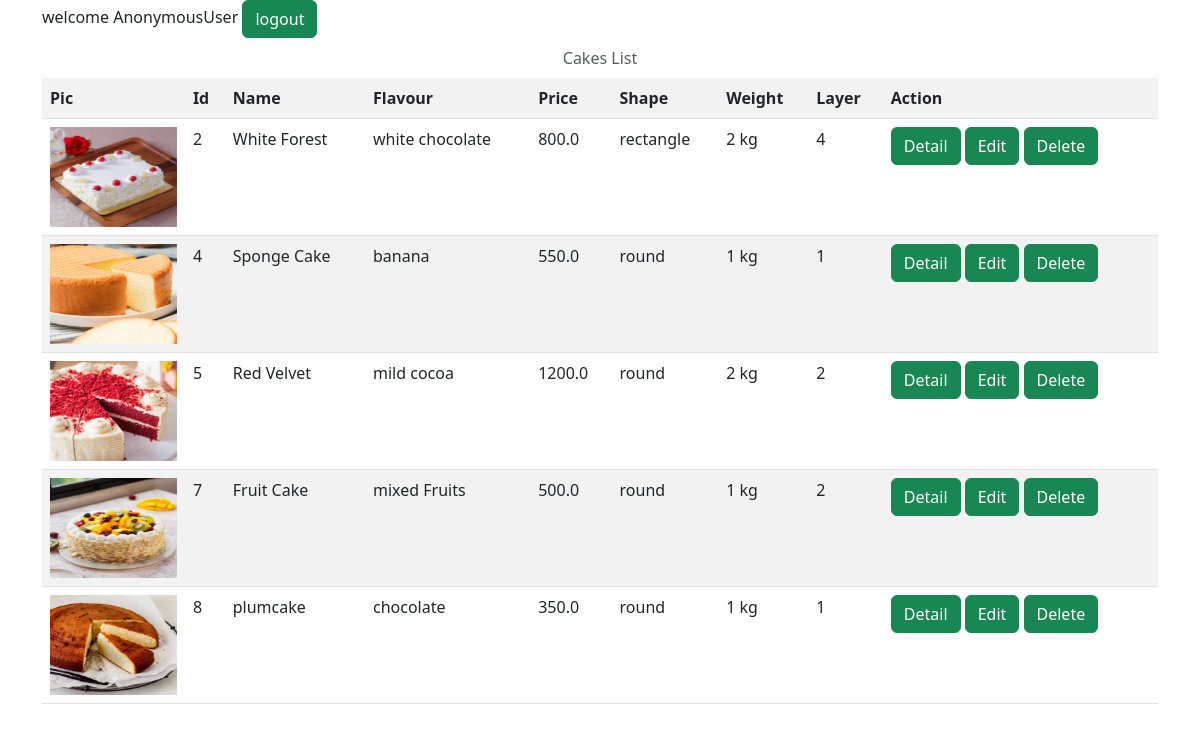
The app's page /cakes/all/ with its own data.
### myapp/models.py (models this page shows, shortened)
class Cakes(models.Model):
    name=models.CharField(max_length=250)
    flavour=models.CharField(max_length=200)
    price=models.FloatField()
    shape=models.CharField(max_length=230)
    weight=models.CharField(max_length=250)
    layer=models.CharField(max_length=200)
    pic=models.ImageField(upload_to="images",null=True,blank=True)

### myapp/views.py (the view)
# urls.py: path("cakes/all/",views.CakeListView.as_view(),name="cake-list"),
class CakeListView(View):
    def get(self,request,*args,**kwargs):
        qs=Cakes.objects.all()
        return render(request,"cake-list.html",{"cakes":qs})

### myapp/templates/cake-list.html (shortened to what this page needs)
<!DOCTYPE html>
<html lang="en">
<head>
    <link href="https://cdn.jsdelivr.net/npm/bootstrap@5.3.0-alpha1/dist/css/bootstrap.min.css" rel="stylesheet">
</head>
<body>
    <div class="container">
        <table class="table table-striped">
            <a href="{%url 'signout'%}" class="btn btn-success">logout</a>
            <caption class="caption-top text-center">Cakes List</caption>
            <tr>
                <th>Pic</th>
                <th>Id</th>
                <th>Name</th>
                <th>Flavour</th>
                <th>Price</th>
                <th>Shape</th>
                <th>Weight</th>
                <th>Layer</th>
                <th>Action</th>
            </tr>
            {%for c in cakes%}
            <tr>
                <td>
                    {%if c.pic%}
                    <img src="{{c.pic.url}}" alt="" width="100%" height="100px">
                    {%endif%}
                </td>
                <td>{{c.id}}</td>
                <td>{{c.name}}</td>
                <td>{{c.flavour}}</td>
                <td>{{c.price}}</td>
                <td>{{c.shape}}</td>
                <td>{{c.weight}}</td>
                <td>{{c.layer}}</td>
                <td>
                    <a href="{%url 'cake-detail' c.id%}" class="btn btn-success">Detail</a>
                    <a href="{%url 'cake-edit' c.id%}" class="btn btn-success">Edit</a>
                    <a href="{%url 'cake-delete' c.id%}" class="btn btn-success">Delete</a>
                </td>
            </tr>
            {%endfor%}
        </table>
    </div>
</body>
</html>

### records on screen
Cakes: pic (picture), id "2", name "White Forest", flavour "white chocolate", price "800.0", shape "rectangle", weight "2 kg", layer "4"
Cakes: pic (picture), id "4", name "Sponge Cake", flavour "banana", price "550.0", shape "round", weight "1 kg", layer "1"
Cakes: pic (picture), id "5", name "Red Velvet", flavour "mild cocoa", price "1200.0", shape "round", weight "2 kg", layer "2"
Cakes: pic (picture), id "7", name "Fruit Cake", flavour "mixed Fruits", price "500.0", shape "round", weight "1 kg", layer "2"
Cakes: pic (picture), id "8", name "plumcake", flavour "chocolate", price "350.0", shape "round", weight "1 kg", layer "1"
